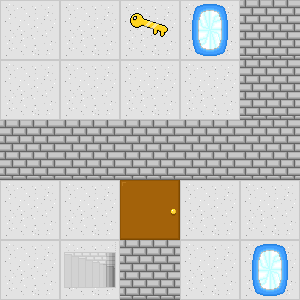

Below is a game level as drawn by its tile map, then a one-line description and the .tmx file that defines it, in full:
An orthogonal 5x5 tile map with 60x60 px tiles, 3 tile layers (Hidden Traps, Floor, Objects).

<map version="1.2" tiledversion="1.2.2" orientation="orthogonal" renderorder="right-down" width="5" height="5" tilewidth="60" tileheight="60" infinite="0" nextlayerid="4" nextobjectid="1">
 <tileset firstgid="1" source="../data/objects.tsx" />
 <layer id="3" name="Hidden Traps" width="5" height="5">
  <data encoding="csv">
0,0,0,0,0,
0,0,0,0,0,
0,0,0,0,0,
0,0,0,0,0,
0,0,0,0,0
</data>
 </layer>
 <layer id="1" name="Floor" width="5" height="5">
  <data encoding="csv">
2,2,2,2,2,
2,2,2,2,2,
2,2,2,2,2,
2,2,2,2,2,
2,2,2,2,2
</data>
 </layer>
 <layer id="2" name="Objects" width="5" height="5">
  <data encoding="csv">
0,0,3,4,5,
0,0,0,0,5,
5,5,5,5,5,
0,0,1,0,0,
0,7,5,0,4
</data>
 </layer>
</map>
